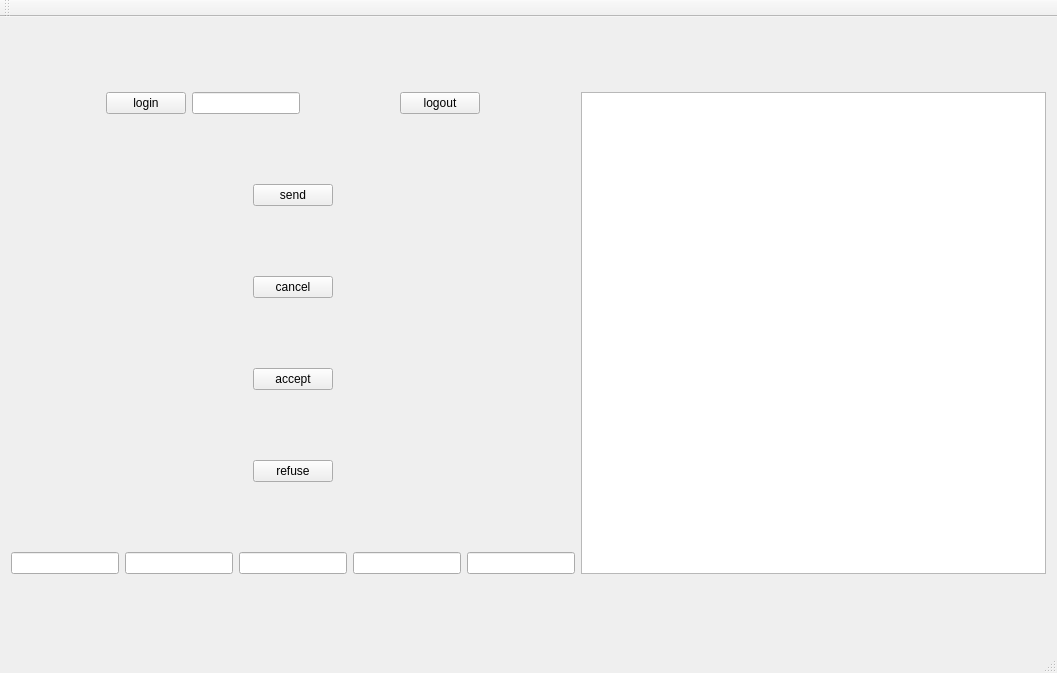
<?xml version="1.0" encoding="UTF-8"?>
<ui version="4.0">
 <class>TestInvitationClass</class>
 <widget class="QMainWindow" name="TestInvitationClass">
  <property name="geometry">
   <rect>
    <x>0</x>
    <y>0</y>
    <width>1057</width>
    <height>673</height>
   </rect>
  </property>
  <property name="windowTitle">
   <string>TestInvitation</string>
  </property>
  <widget class="QWidget" name="centralWidget">
   <layout class="QGridLayout" name="gridLayout">
    <item row="2" column="0">
     <layout class="QHBoxLayout" name="horizontalLayout_2">
      <item>
       <spacer name="horizontalSpacer_3">
        <property name="orientation">
         <enum>Qt::Horizontal</enum>
        </property>
        <property name="sizeHint" stdset="0">
         <size>
          <width>40</width>
          <height>20</height>
         </size>
        </property>
       </spacer>
      </item>
      <item>
       <widget class="QPushButton" name="pushButton_cancel">
        <property name="text">
         <string>cancel</string>
        </property>
       </widget>
      </item>
      <item>
       <spacer name="horizontalSpacer_4">
        <property name="orientation">
         <enum>Qt::Horizontal</enum>
        </property>
        <property name="sizeHint" stdset="0">
         <size>
          <width>40</width>
          <height>20</height>
         </size>
        </property>
       </spacer>
      </item>
     </layout>
    </item>
    <item row="5" column="0">
     <layout class="QHBoxLayout" name="horizontalLayout_6">
      <item>
       <widget class="QLineEdit" name="lineEdit_inviter"/>
      </item>
      <item>
       <widget class="QLineEdit" name="lineEdit_invitee"/>
      </item>
      <item>
       <widget class="QLineEdit" name="lineEdit_request"/>
      </item>
      <item>
       <widget class="QLineEdit" name="lineEdit_response"/>
      </item>
      <item>
       <widget class="QLineEdit" name="lineEdit_state"/>
      </item>
     </layout>
    </item>
    <item row="3" column="0">
     <layout class="QHBoxLayout" name="horizontalLayout_3">
      <item>
       <spacer name="horizontalSpacer_5">
        <property name="orientation">
         <enum>Qt::Horizontal</enum>
        </property>
        <property name="sizeHint" stdset="0">
         <size>
          <width>40</width>
          <height>20</height>
         </size>
        </property>
       </spacer>
      </item>
      <item>
       <widget class="QPushButton" name="pushButton_accpet">
        <property name="text">
         <string>accept</string>
        </property>
       </widget>
      </item>
      <item>
       <spacer name="horizontalSpacer_6">
        <property name="orientation">
         <enum>Qt::Horizontal</enum>
        </property>
        <property name="sizeHint" stdset="0">
         <size>
          <width>40</width>
          <height>20</height>
         </size>
        </property>
       </spacer>
      </item>
     </layout>
    </item>
    <item row="0" column="0">
     <layout class="QHBoxLayout" name="horizontalLayout_5">
      <item>
       <spacer name="horizontalSpacer_9">
        <property name="orientation">
         <enum>Qt::Horizontal</enum>
        </property>
        <property name="sizeHint" stdset="0">
         <size>
          <width>40</width>
          <height>20</height>
         </size>
        </property>
       </spacer>
      </item>
      <item>
       <widget class="QPushButton" name="pushButton_login">
        <property name="text">
         <string>login</string>
        </property>
       </widget>
      </item>
      <item>
       <widget class="QLineEdit" name="lineEdit_userid"/>
      </item>
      <item>
       <spacer name="horizontalSpacer_11">
        <property name="orientation">
         <enum>Qt::Horizontal</enum>
        </property>
        <property name="sizeHint" stdset="0">
         <size>
          <width>40</width>
          <height>20</height>
         </size>
        </property>
       </spacer>
      </item>
      <item>
       <widget class="QPushButton" name="pushButton_logout">
        <property name="text">
         <string>logout</string>
        </property>
       </widget>
      </item>
      <item>
       <spacer name="horizontalSpacer_10">
        <property name="orientation">
         <enum>Qt::Horizontal</enum>
        </property>
        <property name="sizeHint" stdset="0">
         <size>
          <width>40</width>
          <height>20</height>
         </size>
        </property>
       </spacer>
      </item>
     </layout>
    </item>
    <item row="1" column="0">
     <layout class="QHBoxLayout" name="horizontalLayout">
      <item>
       <spacer name="horizontalSpacer">
        <property name="orientation">
         <enum>Qt::Horizontal</enum>
        </property>
        <property name="sizeHint" stdset="0">
         <size>
          <width>40</width>
          <height>20</height>
         </size>
        </property>
       </spacer>
      </item>
      <item>
       <widget class="QPushButton" name="pushButton_send">
        <property name="text">
         <string>send</string>
        </property>
       </widget>
      </item>
      <item>
       <spacer name="horizontalSpacer_2">
        <property name="orientation">
         <enum>Qt::Horizontal</enum>
        </property>
        <property name="sizeHint" stdset="0">
         <size>
          <width>40</width>
          <height>20</height>
         </size>
        </property>
       </spacer>
      </item>
     </layout>
    </item>
    <item row="4" column="0">
     <layout class="QHBoxLayout" name="horizontalLayout_4">
      <item>
       <spacer name="horizontalSpacer_7">
        <property name="orientation">
         <enum>Qt::Horizontal</enum>
        </property>
        <property name="sizeHint" stdset="0">
         <size>
          <width>40</width>
          <height>20</height>
         </size>
        </property>
       </spacer>
      </item>
      <item>
       <widget class="QPushButton" name="pushButton_refuse">
        <property name="text">
         <string>refuse</string>
        </property>
       </widget>
      </item>
      <item>
       <spacer name="horizontalSpacer_8">
        <property name="orientation">
         <enum>Qt::Horizontal</enum>
        </property>
        <property name="sizeHint" stdset="0">
         <size>
          <width>40</width>
          <height>20</height>
         </size>
        </property>
       </spacer>
      </item>
     </layout>
    </item>
    <item row="0" column="1" rowspan="6">
     <widget class="QTextEdit" name="textEdit"/>
    </item>
   </layout>
  </widget>
  <widget class="QMenuBar" name="menuBar">
   <property name="geometry">
    <rect>
     <x>0</x>
     <y>0</y>
     <width>1057</width>
     <height>18</height>
    </rect>
   </property>
  </widget>
  <widget class="QToolBar" name="mainToolBar">
   <attribute name="toolBarArea">
    <enum>TopToolBarArea</enum>
   </attribute>
   <attribute name="toolBarBreak">
    <bool>false</bool>
   </attribute>
  </widget>
  <widget class="QStatusBar" name="statusBar"/>
 </widget>
 <layoutdefault spacing="6" margin="11"/>
 <resources>
  <include location="TestInvitation.qrc"/>
 </resources>
 <connections/>
</ui>
